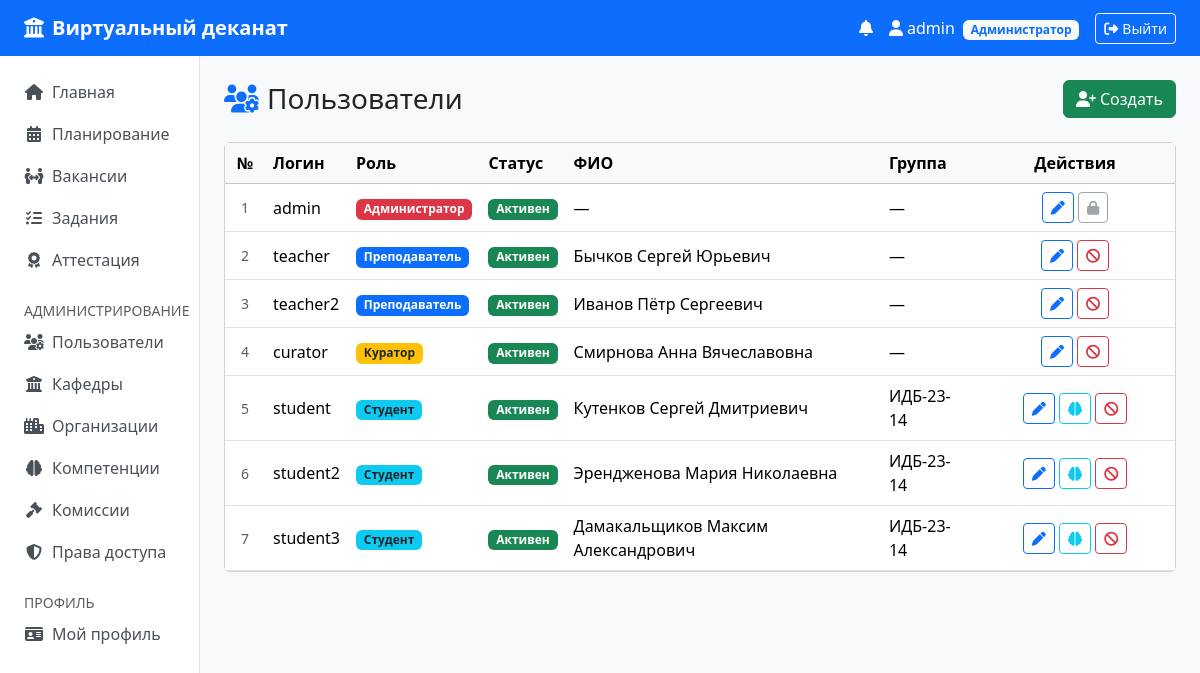
The app's page /dashboard (signed in) with its own data.
### models.py (models this page shows, shortened)
class User(UserMixin, db.Model):
    __tablename__ = "users"
    id        = db.Column(db.Integer, primary_key=True)
    login     = db.Column(db.String(64), unique=True, nullable=False)
    password  = db.Column(db.String(256), nullable=False)
    role      = db.Column(db.String(32), nullable=False)
    is_active = db.Column(db.Boolean, nullable=False, default=True)
    student = db.relationship("Student", backref="user", uselist=False)
    teacher = db.relationship("Teacher", backref="user", uselist=False)
    curator = db.relationship("Curator", backref="user", uselist=False)
    notifications = db.relationship("Notification", backref="user", lazy="dynamic",
                                     order_by="Notification.created_at.desc()")
    @property
    def profile(self):
        return {"student": self.student, "teacher": self.teacher,
                "curator": self.curator}.get(self.role)
    @property
    def unread_count(self):
        return self.notifications.filter_by(is_read=False).count()

class Teacher(db.Model):
    __tablename__ = "teachers"
    id          = db.Column(db.Integer, primary_key=True)
    user_id     = db.Column(db.Integer, db.ForeignKey("users.id"), unique=True)
    last_name   = db.Column(db.String(64), nullable=False)
    first_name  = db.Column(db.String(64), nullable=False)
    middle_name = db.Column(db.String(64))
    position    = db.Column(db.String(100))
    email       = db.Column(db.String(100))
    kafedra_id  = db.Column(db.Integer, db.ForeignKey("kafedras.id"))
    students    = db.relationship("Student", backref="teacher")
    practices   = db.relationship("Practice", backref="teacher")
    @property
    def full_name(self):
        parts = [self.last_name, self.first_name]
        if self.middle_name: parts.append(self.middle_name)
        return " ".join(parts)

class Curator(db.Model):
    __tablename__ = "curators"
    id              = db.Column(db.Integer, primary_key=True)
    user_id         = db.Column(db.Integer, db.ForeignKey("users.id"), unique=True)
    last_name       = db.Column(db.String(64), nullable=False)
    first_name      = db.Column(db.String(64), nullable=False)
    middle_name     = db.Column(db.String(64))
    position        = db.Column(db.String(100))
    email           = db.Column(db.String(100))
    organization_id = db.Column(db.Integer, db.ForeignKey("organizations.id"))
    students = db.relationship("Student", backref="curator")
    @property
    def full_name(self):
        parts = [self.last_name, self.first_name]
        if self.middle_name: parts.append(self.middle_name)
        return " ".join(parts)

class Student(db.Model):
    __tablename__ = "students"
    id               = db.Column(db.Integer, primary_key=True)
    user_id          = db.Column(db.Integer, db.ForeignKey("users.id"), unique=True)
    last_name        = db.Column(db.String(64), nullable=False)
    first_name       = db.Column(db.String(64), nullable=False)
    middle_name      = db.Column(db.String(64))
    group_name       = db.Column(db.String(64), nullable=False)
    specialty        = db.Column(db.String(256))
    email            = db.Column(db.String(255))
    average_grade    = db.Column(db.Numeric(3, 2))
    kafedra_id       = db.Column(db.Integer, db.ForeignKey("kafedras.id"))
    internship_start = db.Column(db.Date)
    internship_end   = db.Column(db.Date)
    organization_id  = db.Column(db.Integer, db.ForeignKey("organizations.id"))
    teacher_id       = db.Column(db.Integer, db.ForeignKey("teachers.id"))
    curator_id       = db.Column(db.Integer, db.ForeignKey("curators.id"))
    tasks          = db.relationship("Task", backref="student", lazy="dynamic")
    kompetencii    = db.relationship("StudentKompetenciya", backref="student", cascade="all, delete-orphan")
    applications   = db.relationship("Application", backref="student", lazy="dynamic")
    @property
    def full_name(self):
        parts = [self.last_name, self.first_name]
        if self.middle_name: parts.append(self.middle_name)
        return " ".join(parts)

### dashboard/routes.py (the view, shortened to what this page needs)
@bp.route("/dashboard")
@login_required
def index():
    role = current_user.role
    if role == "curator":
        curator = current_user.curator
        students = curator.students if curator else []
        return render_template("dashboard/curator.html", curator=curator, students=students)
    if role == "teacher":
        teacher = current_user.teacher
        students = teacher.students if teacher else []
        return render_template("dashboard/teacher.html", teacher=teacher, students=students)
    if role == "admin":
        users = User.query.order_by(User.id).all()
        return render_template("dashboard/admin.html", users=users)
    abort(403)

### templates/dashboard/admin.html (shortened to what this page needs)
{% extends 'base.html' %}
{% block content %}
<div class="d-flex justify-content-between align-items-center mb-4">
  <h3 class="mb-0"><i class="fa-solid fa-users-gear text-primary me-2"></i>Пользователи</h3>
  <a href="{{ url_for('dashboard.admin_user_create') }}" class="btn btn-success"><i class="fa-solid fa-user-plus me-1"></i>Создать</a>
</div>
{% set role_labels = {"student":"Студент","curator":"Куратор","teacher":"Преподаватель","admin":"Администратор"} %}
<div class="card"><div class="card-body p-0">
<table class="table table-hover align-middle mb-0"><thead class="table-light"><tr><th class="text-center" style="width:40px">№</th><th>Логин</th><th>Роль</th><th>Статус</th><th>ФИО</th><th>Группа</th><th class="text-center" style="width:200px">Действия</th></tr></thead>
<tbody>{% for u in users %}<tr class="{{ 'table-secondary text-muted' if not u.is_active }}">
  <td class="text-center text-muted small">{{ loop.index }}</td><td>{{ u.login }}</td>
  <td><span class="badge {% if u.role=='admin' %}bg-danger{% elif u.role=='teacher' %}bg-primary{% elif u.role=='curator' %}bg-warning text-dark{% else %}bg-info text-dark{% endif %}">{{ role_labels.get(u.role, u.role) }}</span></td>
  <td>{% if u.is_active %}<span class="badge bg-success">Активен</span>{% else %}<span class="badge bg-secondary">Деакт.</span>{% endif %}</td>
  <td>{{ u.profile.full_name if u.profile else '—' }}</td>
  <td>{{ u.student.group_name if u.student else '—' }}</td>
  <td class="text-center">
    <a href="{{ url_for('dashboard.admin_user_edit', user_id=u.id) }}" class="btn btn-sm btn-outline-primary"><i class="fa-solid fa-pen"></i></a>
    {% if u.role == 'student' and u.student %}<a href="{{ url_for('dashboard.admin_student_komps', sid=u.student.id) }}" class="btn btn-sm btn-outline-info" title="Компетенции"><i class="fa-solid fa-brain"></i></a>{% endif %}
    <form method="post" action="{{ url_for('dashboard.admin_user_toggle', user_id=u.id) }}" class="d-inline">
      {% if u.id == current_user.id %}<button class="btn btn-sm btn-outline-secondary" disabled><i class="fa-solid fa-lock"></i></button>
      {% elif u.is_active %}<button type="submit" class="btn btn-sm btn-outline-danger" title="Деактивировать"><i class="fa-solid fa-ban"></i></button>
      {% else %}<button type="submit" class="btn btn-sm btn-outline-success" title="Активировать"><i class="fa-solid fa-check"></i></button>{% endif %}
    </form>
  </td></tr>{% endfor %}</tbody></table>
</div></div>
{% endblock %}

### templates/base.html (shortened to what this page needs)
<!doctype html>
<html lang="ru">
<head>
  <link rel="stylesheet" href="https://cdn.jsdelivr.net/npm/bootstrap@5.3.3/dist/css/bootstrap.min.css">
  <link rel="stylesheet" href="https://cdnjs.cloudflare.com/ajax/libs/font-awesome/6.5.0/css/all.min.css">
</head>
<body>
{% if current_user.is_authenticated %}
<nav class="navbar navbar-expand-lg navbar-dark bg-primary mb-0">
  <div class="container-fluid px-4">
    <a class="navbar-brand" href="{{ url_for('dashboard.index') }}">
      <i class="fa-solid fa-university me-2"></i>Виртуальный деканат
    </a>
    <div class="ms-auto d-flex align-items-center gap-3">
      <a href="{{ url_for('profile.notifications') }}" class="text-white text-decoration-none position-relative">
        <i class="fa-solid fa-bell"></i>
      </a>
      <a href="{{ url_for('profile.index') }}" class="text-white text-decoration-none">
        <i class="fa-solid fa-user me-1"></i>{{ current_user.login }}
        {% set role_labels = {'student': 'Студент', 'curator': 'Куратор', 'teacher': 'Преподаватель', 'admin': 'Администратор'} %}
        <span class="badge bg-light text-primary role-badge ms-1">{{ role_labels.get(current_user.role, current_user.role) }}</span>
      </a>
      <a href="{{ url_for('auth.logout') }}" class="btn btn-outline-light btn-sm">
        <i class="fa-solid fa-right-from-bracket me-1"></i>Выйти
      </a>
    </div>
  </div>
</nav>
<div class="container-fluid">
  <div class="row">
    <nav class="col-md-2 bg-white sidebar border-end py-3 px-2">
      <ul class="nav flex-column">
        <li class="nav-item"><a class="nav-link" href="{{ url_for('dashboard.index') }}"><i class="fa-solid fa-house me-2"></i>Главная</a></li>
        {% if current_user.role in ('teacher', 'admin') %}
        <li class="nav-item"><a class="nav-link" href="{{ url_for('planning.index') }}"><i class="fa-solid fa-calendar-days me-2"></i>Планирование</a></li>
        {% endif %}
        <li class="nav-item"><a class="nav-link" href="{{ url_for('distribution.index') }}"><i class="fa-solid fa-people-arrows me-2"></i>Вакансии</a></li>
        <li class="nav-item"><a class="nav-link" href="{{ url_for('execution.index') }}"><i class="fa-solid fa-list-check me-2"></i>Задания</a></li>
        <li class="nav-item"><a class="nav-link" href="{{ url_for('attestation.index') }}"><i class="fa-solid fa-award me-2"></i>Аттестация</a></li>
        {% if current_user.role == 'admin' %}
        <li class="nav-item mt-3"><small class="text-muted px-3">АДМИНИСТРИРОВАНИЕ</small></li>
        <li class="nav-item"><a class="nav-link" href="{{ url_for('dashboard.admin_users') }}"><i class="fa-solid fa-users-gear me-2"></i>Пользователи</a></li>
        <li class="nav-item"><a class="nav-link" href="{{ url_for('dashboard.admin_kafedras') }}"><i class="fa-solid fa-building-columns me-2"></i>Кафедры</a></li>
        <li class="nav-item"><a class="nav-link" href="{{ url_for('dashboard.admin_orgs') }}"><i class="fa-solid fa-city me-2"></i>Организации</a></li>
        <li class="nav-item"><a class="nav-link" href="{{ url_for('dashboard.admin_komps') }}"><i class="fa-solid fa-brain me-2"></i>Компетенции</a></li>
        <li class="nav-item"><a class="nav-link" href="{{ url_for('attestation.commissions') }}"><i class="fa-solid fa-gavel me-2"></i>Комиссии</a></li>
        <li class="nav-item"><a class="nav-link" href="{{ url_for('dashboard.admin_permissions') }}"><i class="fa-solid fa-shield-halved me-2"></i>Права доступа</a></li>
        {% endif %}
        <li class="nav-item mt-3"><small class="text-muted px-3">ПРОФИЛЬ</small></li>
        <li class="nav-item"><a class="nav-link" href="{{ url_for('profile.index') }}"><i class="fa-solid fa-id-card me-2"></i>Мой профиль</a></li>
      </ul>
    </nav>
    <main class="col-md-10 py-4 px-4">
      {% block content %}{% endblock %}
    </main>
  </div>
</div>
{% endif %}
</body>
</html>

### templates/base.html (style rules this page uses)
body { background-color: #f8f9fa; }
.navbar-brand { font-weight: 600; }
.role-badge { font-size: .75rem; }
.sidebar { min-height: calc(100vh - 72px); }
.sidebar .nav-link { color: #495057; border-radius: .375rem; margin-bottom: 2px; }
.sidebar .nav-link i { width: 20px; text-align: center; }

### records on screen
User: login "admin", get "Администратор", is_active "Активен", profile "—", student "—"
User: login "teacher", get "Преподаватель", is_active "Активен", profile "Бычков Сергей Юрьевич", student "—"
User: login "teacher2", get "Преподаватель", is_active "Активен", profile "Иванов Пётр Сергеевич", student "—"
User: login "curator", get "Куратор", is_active "Активен", profile "Смирнова Анна Вячеславовна", student "—"
User: login "student", get "Студент", is_active "Активен", profile "Кутенков Сергей Дмитриевич", student "ИДБ-23-14"
User: login "student2", get "Студент", is_active "Активен", profile "Эрендженова Мария Николаевна", student "ИДБ-23-14"
User: login "student3", get "Студент", is_active "Активен", profile "Дамакальщиков Максим Александрович", student "ИДБ-23-14"
